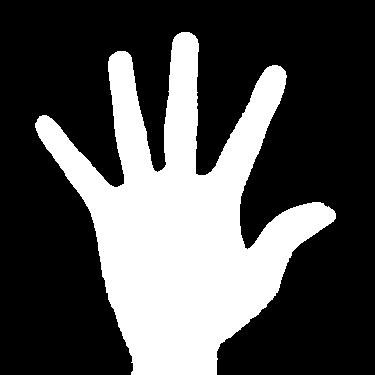
#> input picture 17_contour/images/hand.bmp, 375 x 375 px
$ python 6_convexity_defects.py
#> lines starting #> are read from the running program, lines starting #| are printed output that depends on the picture; after the words box and inside, x2 and y2 are one past the last pixel; in counts of white or black regions, pixels touching at a corner belong together
#> in main, `img = cv2.imread("./images/hand.bmp", -1)`: img: shape (375, 375); 31.5% white; 1 white region
import cv2
import numpy as np

def convexity_defects(f):
    g = f.copy()
    nr, nc = f.shape[:2]
#> nr = 375; nc = 375
    contours, hierarchy = cv2.findContours(f, cv2.RETR_EXTERNAL, cv2.CHAIN_APPROX_NONE)
#> contours = 1 contour; box (x1, y1, x2, y2) and area: (35, 32, 336, 375) 43526
    cnt = contours[0]
#> cnt = contour of 1605 points, box (x1, y1, x2, y2) (35, 32, 336, 375), area 43526
    hull = cv2.convexHull(cnt,returnPoints = False)
#> hull = 17 values, max 1597 at index 0, min 0 at index 16, mean 725.8
    defects = cv2.convexityDefects(cnt, hull)
#> defects = [[0, 275, 144, 32609], [275, 277, 276, 114], [277, 280, 279, 142], [280, 504, 410, 27189], [504, 507, 505, 142], [507, 511, 509, 229], [515, 518, 516, 162], [518, 764, 601, 5412], [849, 1032, 879, 4055], [1032, 1035, 1033, 142], [1040, 1315, 1139, 24864], [1320, 1597, 1451, 33486]]
    for x in range(nr):
        for y in range(nc):
            if f[x,y] != 0:
                g[x,y] = 100
#> g: shape (375, 375); values 0 (black) and 100 (white), 31.5% white; 1 white region, box (x1, y1, x2, y2) and area: (35, 32, 336, 375) 44329
    for i in range(defects.shape[0]):
        s,e,f,d = defects[i,0]
        start = tuple(cnt[s][0])
        end = tuple(cnt[e][0])
        far = tuple(cnt[f][0])
        cv2.line(g, start, end, (255,255,255), 1)
        cv2.circle(g, far, 5, (255,255,255), -1)
#> this loop made 12 passes
#> (s, e, f, d, start, end, far) on passes 1 to 11: (0, 275, 144, 32609, (181, 32), (117, 51), (157, 172)), (275, 277, 276, 114, (117, 51), (115, 52), (116, 52)), (277, 280, 279, 142, (115, 52), (112, 54), (113, 54)), (280, 504, 410, 27189, (112, 54), (39, 116), (123, 184)), (504, 507, 505, 142, (39, 116), (37, 119), (39, 117)), (507, 511, 509, 229, (37, 119), (35, 123), (37, 121)), (515, 518, 516, 162, (35, 127), (36, 130), (36, 128)), (518, 764, 601, 5412, (36, 130), (131, 374), (91, 213)), (849, 1032, 879, 4055, (216, 374), (333, 221), (219, 344)), (1032, 1035, 1033, 142, (333, 221), (335, 218), (333, 220)), (1040, 1315, 1139, 24864, (335, 213), (285, 71), (244, 247))
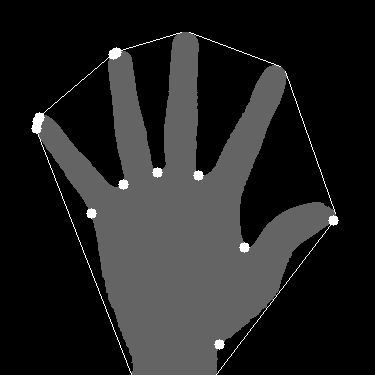
#> g: shape (375, 375); min 0, max 255, mean 34.1
    return g

def main():
    img = cv2.imread("./images/hand.bmp", -1)
    img2 = convexity_defects(img)
    cv2.imshow("Original Image", img)
    cv2.imshow("Convex Defects", img2)
    cv2.waitKey(0)
    cv2.destroyAllWindows()

main()

$ run again, with 17_contour/images/bug.bmp copied over 17_contour/images/hand.bmp
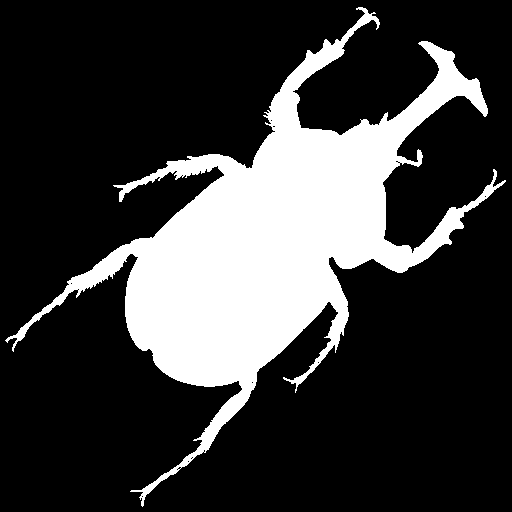
#> input picture 17_contour/images/bug.bmp, 512 x 512 px
#> img: shape (512, 512); 22.8% white; 1 white region
#> contours = 1 contour; box (x1, y1, x2, y2) and area: (5, 7, 506, 507) 58341
#> cnt = contour of 3050 points, box (x1, y1, x2, y2) (5, 7, 506, 507), area 58341
#> hull = 20 values, max 3046 at index 0, min 0 at index 19, mean 1855.7
#> defects = 15 rows, first 6: [0, 2, 1, 114], [2, 392, 236, 17282], [392, 803, 565, 21851], [803, 828, 816, 2810], [828, 1398, 1011, 40023], [1399, 1765, 1631, 13633]
#> the loop in convexity_defects, `for i in range(defects.shape[0]):` made 15 passes
#> (s, e, f, d, start, end, far) on passes 1 to 7: (0, 2, 1, 114, (358, 7), (356, 8), (357, 8)), (2, 392, 236, 17282, (356, 8), (113, 185), (251, 168)), (392, 803, 565, 21851, (113, 185), (5, 340), (224, 175)), (803, 828, 816, 2810, (5, 340), (12, 350), (17, 338)), (828, 1398, 1011, 40023, (12, 350), (141, 505), (138, 257)), (1399, 1765, 1631, 13633, (142, 506), (295, 392), (328, 301)), (1765, 2051, 1926, 18985, (295, 392), (450, 244), (329, 257))
#> after the loop in convexity_defects, `for i in range(defects.shape[0]):`:
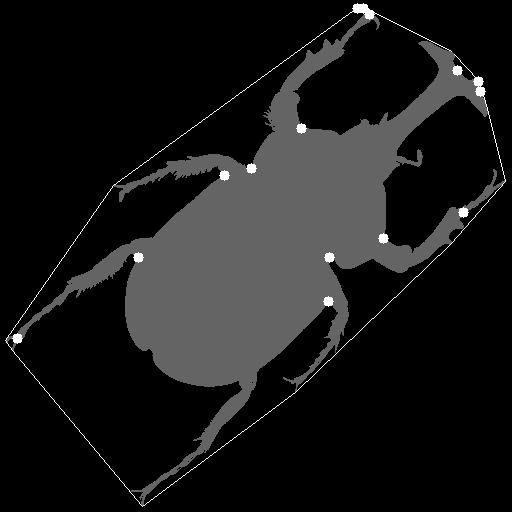
#> g: shape (512, 512); min 0, max 255, mean 24.8

$ run again, with 17_contour/images/shapes.bmp copied over 17_contour/images/hand.bmp
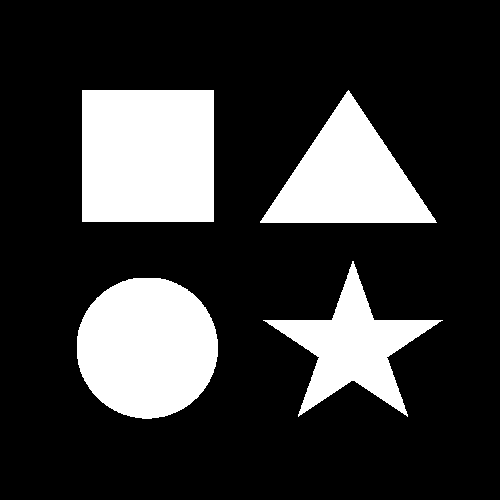
#> input picture 17_contour/images/shapes.bmp, 500 x 500 px
#> img: shape (500, 500); 21.7% white; 4 white regions
#> contours = 4 contours; box (x1, y1, x2, y2) and area: (82, 90, 214, 222) 17161, (77, 278, 218, 419) 15510, (260, 90, 437, 223) 11674, (263, 261, 443, 417) 8987
#> cnt = contour of 401 points, box (x1, y1, x2, y2) (77, 278, 218, 419), area 15510
#> hull = 57 values, max 374 at index 0, min 0 at index 56, mean 187.2
#> defects = 49 rows, first 6: [0, 5, 1, 201], [5, 11, 8, 243], [11, 23, 12, 114], [23, 29, 25, 142], [29, 36, 35, 167], [37, 44, 38, 167]
#> the loop in convexity_defects, `for i in range(defects.shape[0]):` made 49 passes
#> (s, e, f, d, start, end, far) on passes 1 to 8: (0, 5, 1, 201, (133, 278), (128, 279), (132, 279)), (5, 11, 8, 243, (128, 279), (122, 281), (125, 281)), (11, 23, 12, 114, (122, 281), (110, 287), (121, 282)), (23, 29, 25, 142, (110, 287), (104, 291), (108, 289)), (29, 36, 35, 167, (104, 291), (97, 297), (98, 297)), (37, 44, 38, 167, (96, 298), (90, 305), (96, 299)), (44, 50, 45, 142, (90, 305), (86, 311), (90, 306)), (50, 58, 51, 114, (86, 311), (82, 319), (86, 312))
#> after the loop in convexity_defects, `for i in range(defects.shape[0]):`:
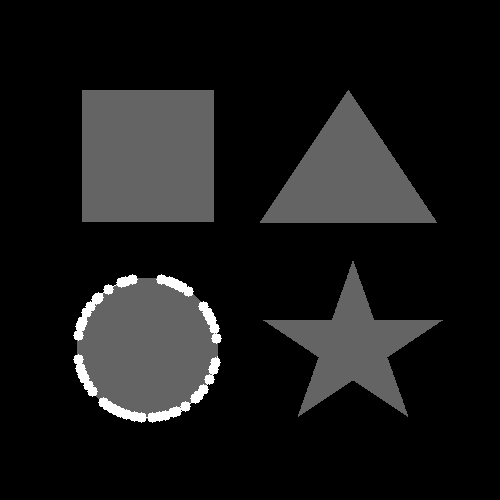
#> g: shape (500, 500); min 0, max 255, mean 24.2
